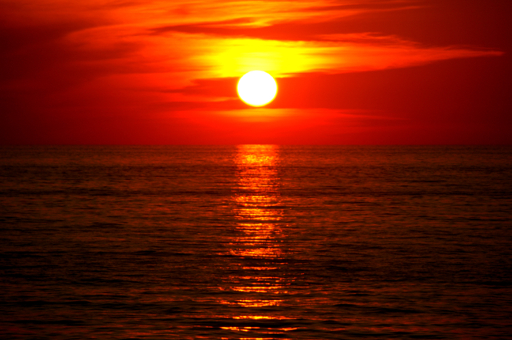
#> input picture datas/sunset2.jpg, 512 x 340 px
$ jupyter execute '92-图像效果-铅笔效果.ipynb'   (shell and % lines are left out)
#> lines starting #> are read from the running program, lines starting #| are printed output that depends on the picture; after the words box and inside, x2 and y2 are one past the last pixel; in counts of white or black regions, pixels touching at a corner belong together
# 图像效果-铅笔效果

[cell 1]
from scipy import signal
import numpy as np
import cv2
import matplotlib.pyplot as plt
import math

[cell 2]
src = cv2.imread('../datas/sunset2.jpg')
#> src is the input picture: shape (340, 512, 3); mean B, G, R 2.5, 28.3, 117.1
gray = cv2.imread('../datas/sunset2.jpg',0)
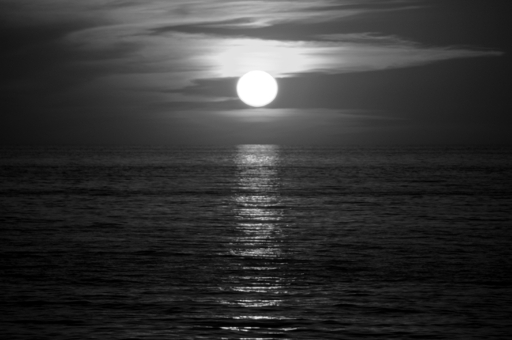
#> gray: shape (340, 512); min 0, max 255, mean 51.9
rgb = cv2.cvtColor(src,cv2.COLOR_BGR2RGB)

[cell 3]
def pencil(src,thresh=30):
#     srcf = np.float32(src)
#     if len(src.shape) < 3:
#         srcf = cv2.cvtColor(src,cv2.COLOR_GRAY2RGB).astype(np.float32)
#> called with thresh = 30
    dst = np.zeros_like(src)
    rows,cols = src.shape[0],src.shape[1]
#> rows = 340; cols = 512
    for i in range(1,rows-1):
        for j in range(1,cols-1):
            a = src[i,j-1]
            b = src[i,j]
            h = src[i,j+1]
            c = src[i-1,j]
            d = src[i-1,j-1]
            e = src[i+1,j]
            f = src[i+1,j-1]
            g = src[i+1,j+1]


            if a > thresh or b > thresh or \
                c > thresh or d > thresh or \
                e > thresh or f > thresh or g > thresh or h > thresh:
                dst[i,j] = 0
            else:
                dst[i,j] = 255
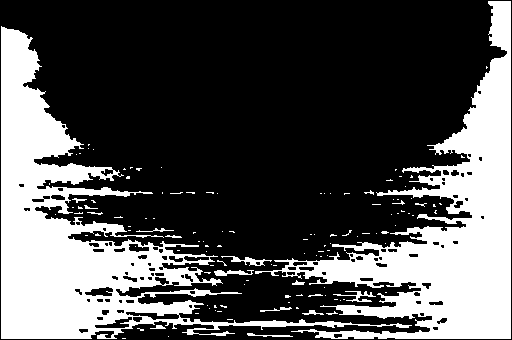
#> dst: shape (340, 512); 32% white; 128 white regions (109 under 20 px), largest, box (x1, y1, x2, y2) and area: (1, 26, 412, 339) 28410, (255, 1, 511, 339) 25764, (221, 256, 272, 266) 169
    return dst

$ run again, with datas/animal.jpg copied over datas/sunset2.jpg
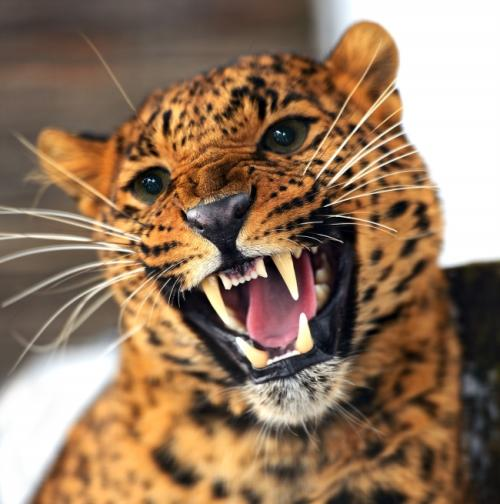
#> input picture datas/animal.jpg, 500 x 504 px
#> src is the input picture: shape (504, 500, 3); mean B, G, R 95.3, 119.5, 147.5
#> `gray = cv2.imread('../datas/sunset2.jpg',0)`:
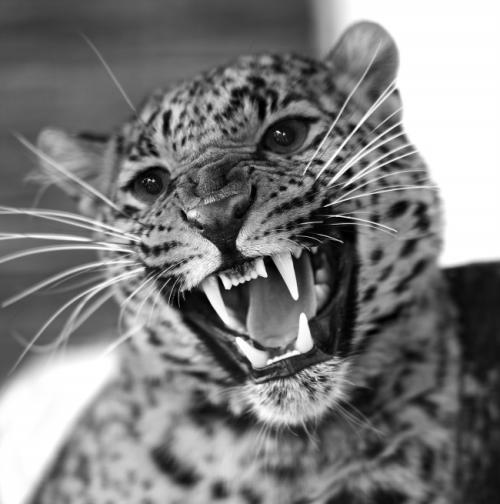
#> gray: shape (504, 500); min 0, max 255, mean 125.2
#> after the loop in pencil, `for i in range(1,rows-1):`:
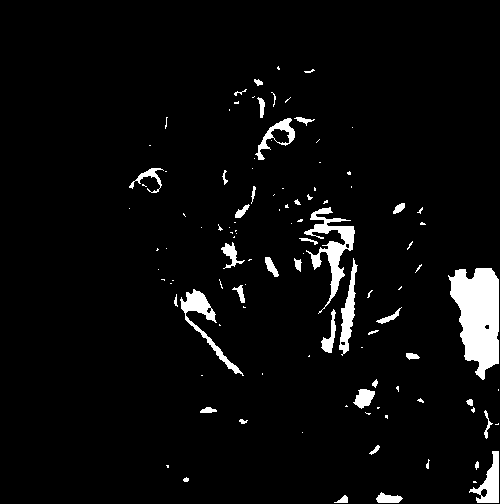
#> dst: shape (504, 500); 4.5% white; 110 white regions (70 under 20 px), largest, box (x1, y1, x2, y2) and area: (448, 268, 499, 380) 3819, (304, 207, 355, 314) 1527, (180, 289, 244, 376) 946
